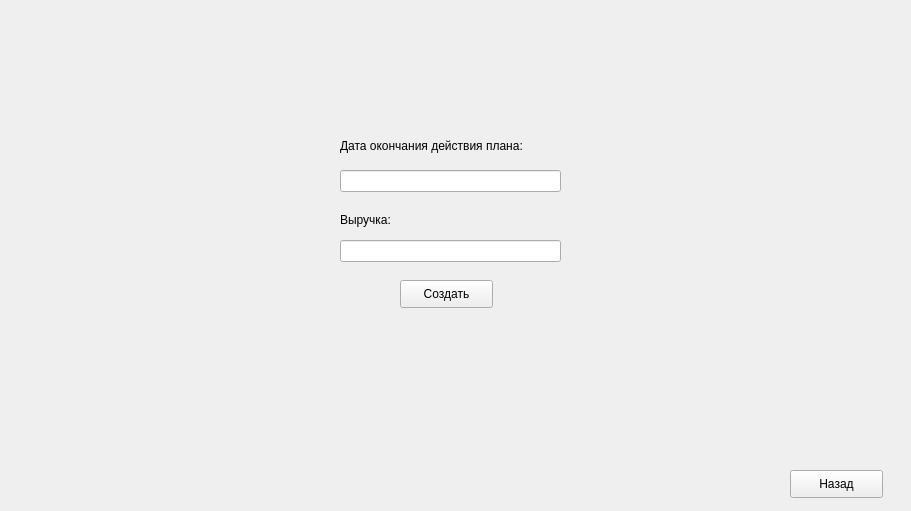
    <widget class="QWidget" name="CreatePlan">
     <property name="minimumSize">
      <size>
       <width>911</width>
       <height>511</height>
      </size>
     </property>
     <widget class="QLineEdit" name="createPlan_Revenue">
      <property name="geometry">
       <rect>
        <x>340</x>
        <y>240</y>
        <width>221</width>
        <height>22</height>
       </rect>
      </property>
     </widget>
     <widget class="QLabel" name="label_83">
      <property name="geometry">
       <rect>
        <x>340</x>
        <y>136</y>
        <width>231</width>
        <height>20</height>
       </rect>
      </property>
      <property name="text">
       <string>Дата окончания действия плана:</string>
      </property>
     </widget>
     <widget class="QLineEdit" name="createPlan_Date">
      <property name="geometry">
       <rect>
        <x>340</x>
        <y>170</y>
        <width>221</width>
        <height>22</height>
       </rect>
      </property>
     </widget>
     <widget class="QLabel" name="label_84">
      <property name="geometry">
       <rect>
        <x>340</x>
        <y>210</y>
        <width>101</width>
        <height>20</height>
       </rect>
      </property>
      <property name="text">
       <string>Выручка:</string>
      </property>
     </widget>
     <widget class="QPushButton" name="createPlan_Create">
      <property name="geometry">
       <rect>
        <x>400</x>
        <y>280</y>
        <width>93</width>
        <height>28</height>
       </rect>
      </property>
      <property name="text">
       <string>Создать</string>
      </property>
     </widget>
     <widget class="QPushButton" name="createPlan_Back">
      <property name="geometry">
       <rect>
        <x>790</x>
        <y>470</y>
        <width>93</width>
        <height>28</height>
       </rect>
      </property>
      <property name="text">
       <string>Назад</string>
      </property>
     </widget>
    </widget>
